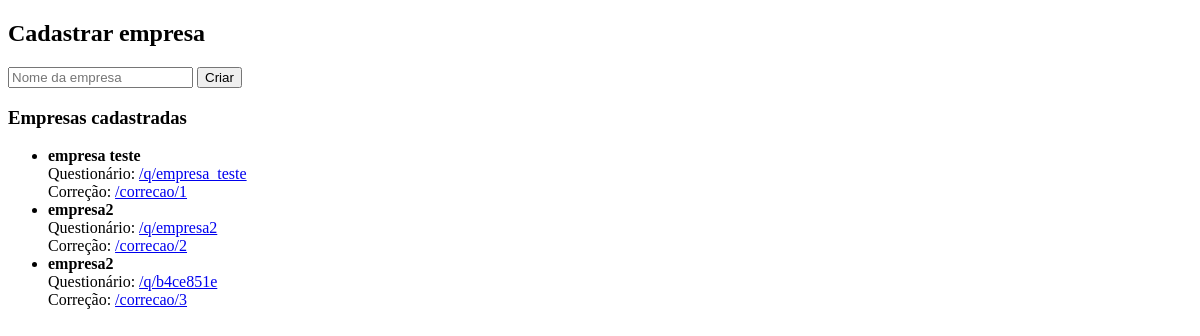
/admin, run on an earlier commit of the app's database.
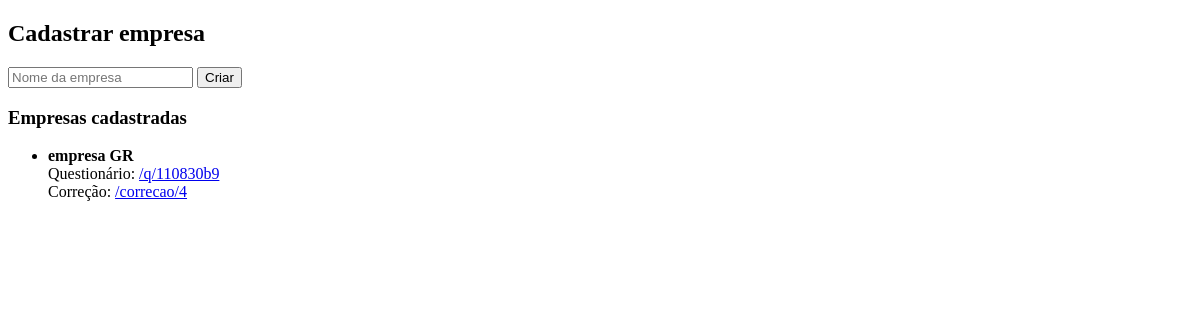
And on a later commit of the database.
### tables this page shows
CREATE TABLE empresas (
            id INTEGER PRIMARY KEY AUTOINCREMENT,
            nome TEXT NOT NULL,
            token TEXT UNIQUE NOT NULL,
            data_criacao TEXT NOT NULL
        );

### app.py (the view, shortened to what this page needs)
@app.route("/admin", methods=["GET", "POST"])
def admin():
    conn = conectar()
    c = conn.cursor()
    erro = None
    c.execute("SELECT id, nome, token FROM empresas")
    empresas = c.fetchall()
    conn.close()
    return render_template("admin.html", empresas=empresas, erro=erro)

### app.py (called while the page is built)
def conectar():
    return sqlite3.connect(DATABASE)

### templates/admin.html (shortened to what this page needs)
<!DOCTYPE html>
<html>
<head>
</head>
<body>
    <h2>Cadastrar empresa</h2>
    <form method="post">
        <input type="text" name="nome" placeholder="Nome da empresa" required>
        <button type="submit">Criar</button>
    </form>
    <h3>Empresas cadastradas</h3>
    <ul>
        {% for id, nome, token in empresas %}
            <li>
                <strong>{{ nome }}</strong><br>
                Questionário: <a href="/q/{{ token }}">/q/{{ token }}</a><br>
                Correção: <a href="/correcao/{{ id }}">/correcao/{{ id }}</a>
            </li>
        {% endfor %}
    </ul>
</body>
</html>

What changed in the data, as far as the page shows it:
removed empresas: nome "empresa teste", token "empresa_teste", id "1"
removed empresas: nome "empresa2", token "empresa2", id "2"
removed empresas: nome "empresa2", token "b4ce851e", id "3"
added empresas: nome "empresa GR", token "110830b9", id "4"
